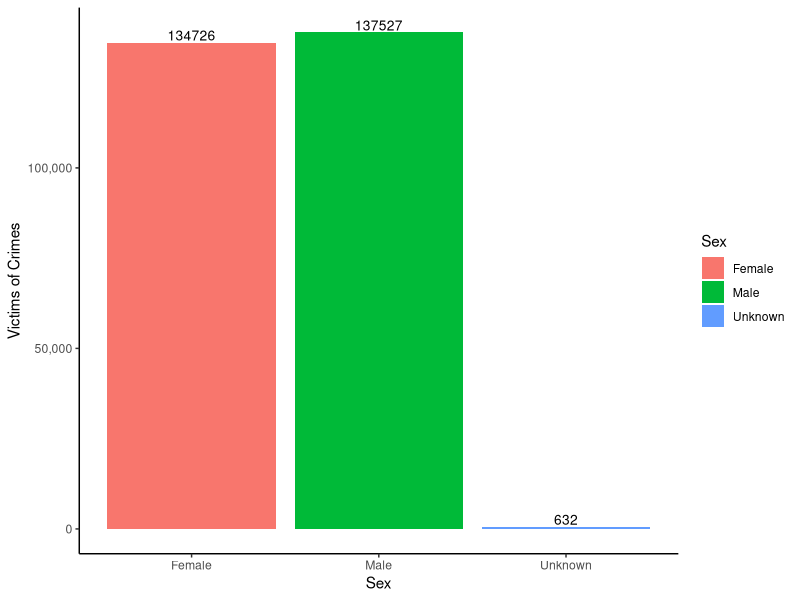
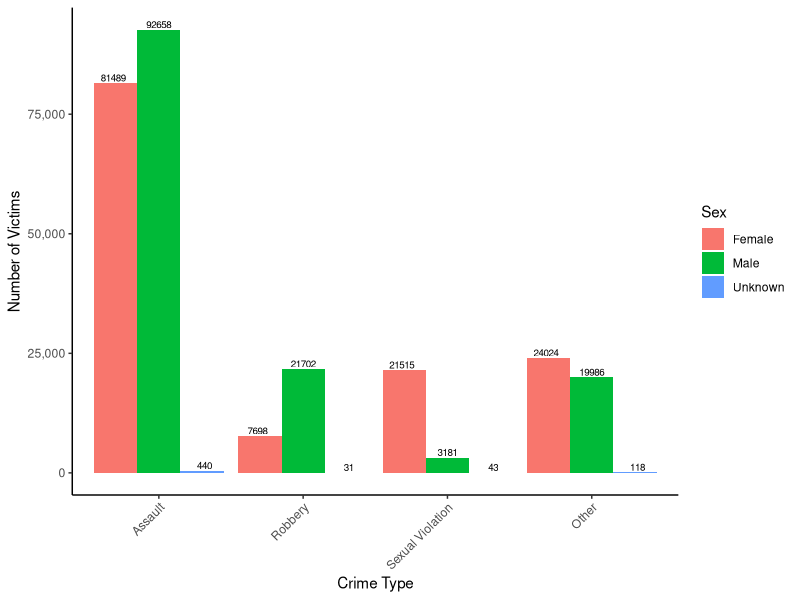
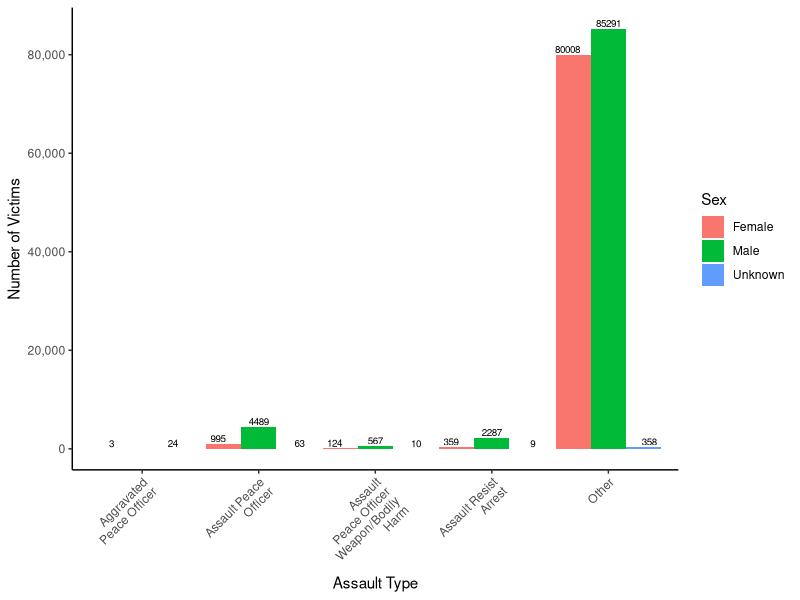

These charts were generated, in order, by the following R code:
## ---- chunk 1
#| echo: false
#| warning: false
#### Preamble ####

# Purpose: Generates a paper titled "Who are Toronto’s Crime Victims? A Gender and Crime Type Analysis from 2014 to 2023" in PDF format when rendered.
# Author: Kevin Roe
# Date: 24 September 2024
# Contact: kevin.roe@mail.utoronto.ca
# License: MIT
# Pre-requisites: Run the files "01-download_data.R" and "02-data_cleaning.R"
# Any other information needed? None.
## ---- chunk 2
#| include: false
#| warning: false
#| message: false

#### Loading packages ####
#install.packages("scales")
#install.packages("tidyverse")
#install.packages("ggplot2")
#install.packages("here")
#install.packages("knitr)

library(tidyverse)
library(here)
library(ggplot2)
library(scales)
library(knitr)

cleaned_data <- read_csv(here::here("data/analysis_data/analysis_data.csv"))

## ---- chunk 3
#| include: false
#| warning: false
#| message: false

#### Load cleaned dataset ####

cleaned_data <- read_csv(here::here("data/analysis_data/analysis_data.csv"))

## ---- chunk 4
#| echo: false
#| warning: false

#### Organizing data for graph use ####
summary <- cleaned_data %>%
  group_by(Sex) %>%
  summarise(Victims_of_Crimes = sum(Count))

## ---- chunk 5
#| label: fig-total
#| fig-cap: Victims of Crimes by Sex from 2014 to 2023
#| echo: false
#| warning: false

#### First Graph ####
ggplot(summary, aes(x = Sex, y = Victims_of_Crimes, fill = Sex)) +
  geom_bar(stat = "identity") +
  geom_text(aes(label = Victims_of_Crimes),
            position = position_dodge(width = 0.9),
            vjust = -0.2,
            size = 3.5) +
  labs(x = "Sex",
       y = "Victims of Crimes") +
  scale_y_continuous(labels = comma) +
  theme_classic()

## ---- chunk 6
#| echo: false
#| warning: false

#### Organizing information for graphical use ####
summary_crime <- cleaned_data %>%
  group_by(CrimeType, Sex) %>%
  summarise(Victims_of_Crimes = sum(Count)) %>%
  ungroup() %>%
  mutate(CrimeType = fct_relevel(CrimeType, setdiff(unique(CrimeType), "Other"),
                                           "Other"))
## ---- chunk 7
#| label: fig-crimetype
#| fig-cap: Breakdown of Different Categories of Crime by Gender from 2014 to 2023
#| echo: false
#| warning: false

#### Second Graph ####
ggplot(summary_crime, aes(x = CrimeType, y = Victims_of_Crimes, fill = Sex)) +
  geom_bar(stat = "identity", position = "dodge") +
  geom_text(aes(label = Victims_of_Crimes),
            position = position_dodge(width = 0.95),
            vjust = -0.2,
            size = 2.5) +
  labs(x = "Crime Type", 
       y = "Number of Victims") +
  scale_y_continuous(labels = comma) +
  theme_classic() +
  theme(axis.text.x = element_text(angle = 45, hjust =1))

## ---- chunk 8
#| echo: false
#| warning: false

#### Organizing information for graphical use ####
cleaned_assault <- cleaned_data %>%
  filter(AssaultType != "N/A")

summary_assault <- cleaned_assault %>%
  group_by(AssaultType, Sex) %>%
  summarise(Victims_of_Crimes = sum(Count)) %>%
  mutate(AssaultType = str_wrap(AssaultType, width = 15)) %>%
  ungroup() %>%
  mutate(AssaultType = fct_relevel(AssaultType, setdiff(unique(AssaultType), 
                                                        "Other"), "Other"))
## ---- chunk 9
#| label: fig-assault
#| fig-cap: Victims of Crimes by Assault Type from 2014 to 2023
#| echo: false
#| warning: false

#### Third Graph ####
ggplot(summary_assault, aes(x = AssaultType, y = Victims_of_Crimes, 
                            fill = Sex)) +
  geom_bar(stat = "identity", position = "dodge") +
  geom_text(aes(label = Victims_of_Crimes),
            position = position_dodge(width = 1.05),
            vjust = -0.2,
            size = 2.5) +
  labs(x = "Assault Type",
       y = "Number of Victims") +
  scale_y_continuous(labels = comma) +
  theme_classic() +
  theme(axis.text.x = element_text(angle = 45, hjust =1))

## ---- chunk 10
#| label: tbl-head
#| tbl-cap: First 5 Rows of Cleaned Data 
#| echo: false
#| warning: false
#| message: false

#### Dataset Head ####
cleaned_data |>
  slice(1:5) |>
  kable(
    digits = 1,
    booktabs = TRUE,
    linesep = ""
  )

## ---- chunk 11
#| label: tbl-yearsummary
#| tbl-cap: Number of Crimes per Year 
#| echo: false
#| warning: false
#| message: false

#### Table of Number of Crime Victims per Year ####
summary_data <- cleaned_data |>
  group_by(Year) |>
  summarise(total_count = sum(Count, na.rm = FALSE)) |>
  ungroup()

# Display data using Kable
summary_data |> 
  kable(
    digits = 1,
    booktabs = TRUE,
    linesep = "",
    col.names = c("Year","Total Victims")
  )
  
## ---- chunk 12
#| label: tbl-sexsummary
#| tbl-cap: Number of Victims by Sex
#| echo: false
#| warning: false
#| message: false

#### Table of Number of Victims by Sex ####
summary_by_sex <- cleaned_data |>
  group_by(Sex) |>
  summarise(total_count = sum(Count, na.rm = TRUE)) |>
  ungroup()

# Display data using Kable
summary_by_sex |> 
  kable(
    digits = 1,
    booktabs = TRUE,
    linesep = "",
    col.names = c("Sex","Total Victims")
  )
  
